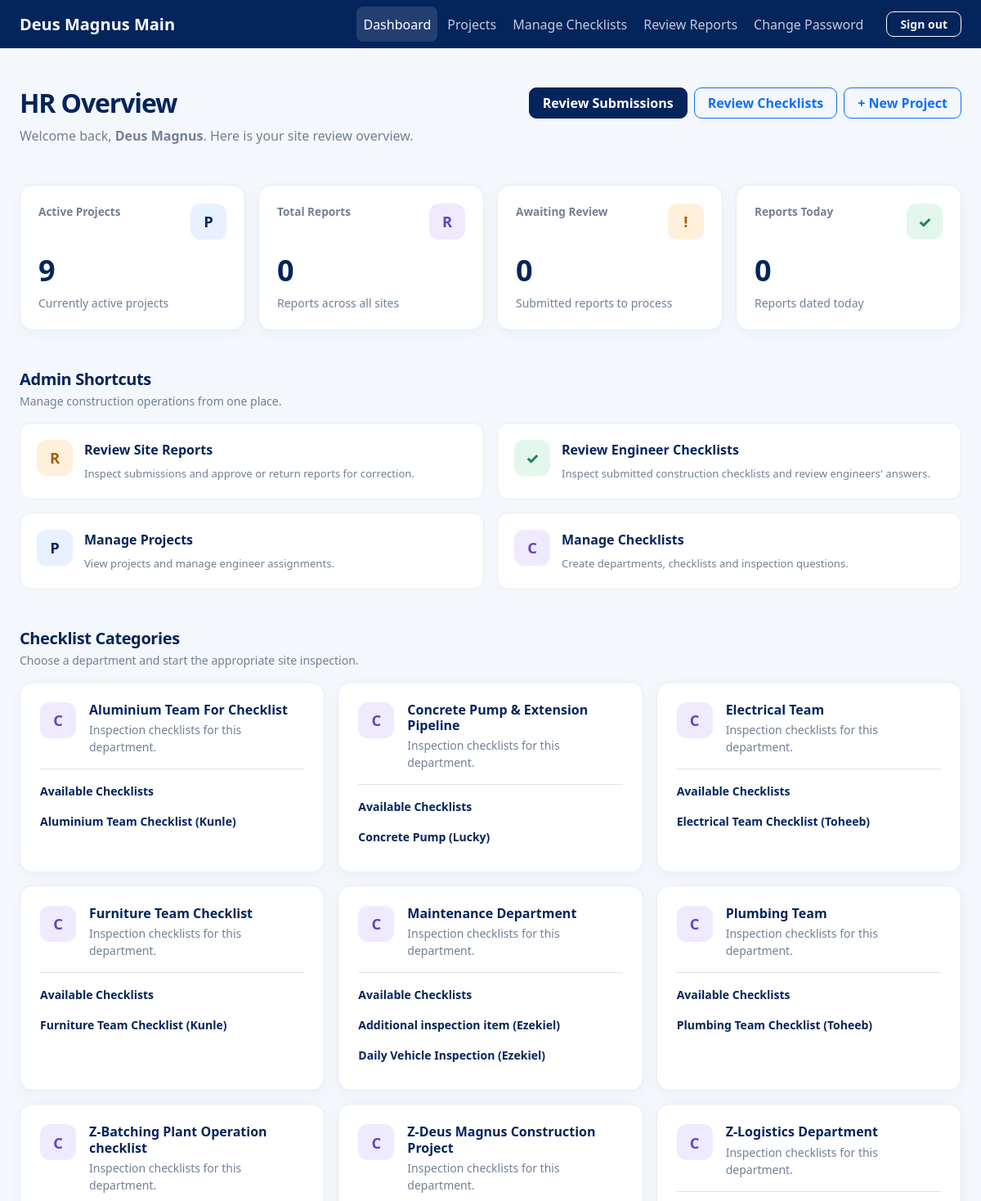
The page /site-checkbook/ (signed in, upper part) on the database its author committed.
### site_checkbook/models.py (models this page shows, shortened)
class Department(models.Model):
    name = models.CharField(max_length=150, unique=True)
    description = models.TextField(blank=True)
    is_active = models.BooleanField(default=True)
    created_at = models.DateTimeField(auto_now_add=True)
    class Meta:
        ordering = ["name"]

class Checklist(models.Model):
    department = models.ForeignKey(
        Department,
        on_delete=models.PROTECT,
        related_name="checklists",
    )
    title = models.CharField(max_length=200)
    description = models.TextField(blank=True)
    is_active = models.BooleanField(default=True)
    created_at = models.DateTimeField(auto_now_add=True)
    class Meta:
        ordering = ["department__name", "title"]

### site_checkbook/views.py (the view, shortened to what this page needs)
# urls.py: path("", views.dashboard, name="dashboard"),
@login_required
def dashboard(request):
    user = request.user
    reviewer = is_hr_reviewer(user)
    if reviewer:
        projects = Project.objects.filter(is_active=True)
        activities = SiteActivity.objects.select_related(
            "project",
            "engineer",
        )
    activities = activities.order_by(
        "-activity_date",
        "-created_at",
    )
    today = timezone.localdate()
    checklist_categories = (
        Department.objects
        .filter(
            is_active=True,
            checklists__is_active=True,
        )
        .distinct()
        .prefetch_related("checklists")
        .order_by("name")
    )
    my_checklist_submissions = (
        ChecklistSubmission.objects
        .filter(engineer=user)
        .select_related("checklist", "project")
        .order_by("-inspection_date", "-pk")[:10]
    )
    context = {
        "projects": projects,
        "activities": activities[:10],
        "total_projects": projects.count(),
        "total_activities": activities.count(),
        "pending_reviews": activities.filter(
            status="submitted",
        ).count(),
        "today_activities": activities.filter(
            activity_date=today,
        ).count(),
        "is_reviewer": reviewer,
        "can_manage_projects": can_manage_projects(user),
        "checklist_categories": checklist_categories,
        "my_checklist_submissions": my_checklist_submissions,
    }
    return render(
        request,
        "site_checkbook/dashboard.html",
        context,
    )

### site_checkbook/permissions.py (called while the page is built)
def can_manage_projects(user):
    if not user.is_authenticated:
        return False
    return (
        user.is_superuser
        or user.groups.filter(
            name__in=["HR", "Supervisors", "Project Managers"]
        ).exists()
    )

### site_checkbook/views.py (called while the page is built)
def is_hr_reviewer(user):
    return (
        user.is_authenticated
        and (
            user.is_superuser
            or user.groups.filter(name__in=["HR", "Supervisors"]).exists()
        )
    )

### templates/site_checkbook/dashboard.html (shortened to what this page needs)
<!DOCTYPE html>
<html lang="en">
<head>
    <link href="https://cdn.jsdelivr.net/npm/bootstrap@5.3.3/dist/css/bootstrap.min.css" rel="stylesheet">
</head>
<body>
<nav class="navbar navbar-expand-lg navbar-dark topbar">
    <div class="container-fluid page-wrap px-3 px-lg-4">
        <a class="navbar-brand d-flex align-items-center gap-2 fw-bold"
           href="{% url 'home' %}">
            <span>
                Deus Magnus Main
            </span>
        </a>
        <div class="collapse navbar-collapse" id="mainNavbar">
            <div class="navbar-nav ms-auto align-items-lg-center gap-lg-1 py-3 py-lg-0">
                <a class="nav-link active" href="{% url 'site_checkbook:dashboard' %}">Dashboard</a>
                {% if can_manage_projects %}
                    <a class="nav-link" href="{% url 'site_checkbook:project_list' %}">Projects</a>
                    <a class="nav-link" href="{% url 'site_checkbook:manage_checklists' %}">Manage Checklists</a>
                {% endif %}
                {% if is_reviewer %}
                    <a class="nav-link" href="{% url 'site_checkbook:review_queue' %}">Review Reports</a>
                {% endif %}
                <a class="nav-link" href="{% url 'site_checkbook:password_change' %}">
                    Change Password
                </a>
                <form method="post" action="{% url 'site_checkbook:logout' %}" class="ms-lg-3 mt-2 mt-lg-0">
                    <button type="submit" class="btn btn-sm btn-outline-light px-3">Sign out</button>
                </form>
            </div>
        </div>
    </div>
</nav>
<main class="container-fluid page-wrap px-3 px-lg-4 py-4 py-lg-5">
    <div class="d-flex flex-wrap justify-content-between align-items-start gap-3 mb-4 mb-lg-5">
        <div>
            <h1 class="page-title h2 mb-2">
                {% if is_reviewer %}HR Overview{% else %}Engineer Dashboard{% endif %}
            </h1>
            <p class="muted mb-0">
                Welcome back,
                <strong>{{ request.user.get_full_name|default:request.user.username }}</strong>.
                {% if is_reviewer %}
                    Here is your site review overview.
                {% else %}
                    Project activity and weekly reporting overview.
                {% endif %}
            </p>
        </div>
        <div class="d-flex flex-wrap gap-2">
            {% if is_reviewer %}
                <a href="{% url 'site_checkbook:review_queue' %}" class="btn btn-primary px-3">
                    Review Submissions
                </a>
                <a href="{% url 'site_checkbook:checklist_review_queue' %}" class="btn btn-outline-primary px-3">
                    Review Checklists
                </a>
                {% if can_manage_projects %}
                    <a href="{% url 'site_checkbook:create_project' %}" class="btn btn-outline-primary px-3">+ New Project</a>
                {% endif %}
            {% else %}
                <a href="{% url 'site_checkbook:create_activity' %}" class="btn btn-primary px-3">+ Submit Weekly Report</a>
                <a href="{% url 'site_checkbook:create_checklist' %}" class="btn btn-outline-primary px-3">Complete Checklist</a>
            {% endif %}
        </div>
    </div>
    <div class="row g-3 mb-4 mb-lg-5">
        <div class="col-6 col-xl-3">
            <div class="stat-card">
                <div class="d-flex justify-content-between align-items-start gap-2 mb-3">
                    <span class="stat-label">{% if can_manage_projects %}Active Projects{% else %}My Projects{% endif %}</span>
                    <span class="stat-icon icon-blue">P</span>
                </div>
                <div class="stat-value">{{ total_projects }}</div>
                <div class="small muted mt-2">{% if can_manage_projects %}Currently active projects{% else %}Projects assigned to you{% endif %}</div>
            </div>
        </div>
        <div class="col-6 col-xl-3">
            <div class="stat-card">
                <div class="d-flex justify-content-between align-items-start gap-2 mb-3">
                    <span class="stat-label">{% if is_reviewer %}Total Reports{% else %}My Reports{% endif %}</span>
                    <span class="stat-icon icon-purple">R</span>
                </div>
                <div class="stat-value">{{ total_activities }}</div>
                <div class="small muted mt-2">{% if is_reviewer %}Reports across all sites{% else %}Your recorded site activities{% endif %}</div>
            </div>
        </div>
        <div class="col-6 col-xl-3">
            <div class="stat-card">
                <div class="d-flex justify-content-between align-items-start gap-2 mb-3">
                    <span class="stat-label">{% if is_reviewer %}Awaiting Review{% else %}Pending Reviews{% endif %}</span>
                    <span class="stat-icon icon-orange">!</span>
                </div>
                <div class="stat-value">{{ pending_reviews }}</div>
                <div class="small muted mt-2">{% if is_reviewer %}Submitted reports to process{% else %}Reports awaiting review{% endif %}</div>
            </div>
        </div>
        <div class="col-6 col-xl-3">
            <div class="stat-card">
                <div class="d-flex justify-content-between align-items-start gap-2 mb-3">
                    <span class="stat-label">Reports Today</span>
                    <span class="stat-icon icon-green">✓</span>
                </div>
                <div class="stat-value">{{ today_activities }}</div>
                <div class="small muted mt-2">Reports dated today</div>
            </div>
        </div>
    </div>
    {% if is_reviewer %}
        <section class="mb-4 mb-lg-5">
            <div class="mb-3">
                <h2 class="section-title h5 mb-1">Admin Shortcuts</h2>
                <p class="section-subtitle mb-0">Manage construction operations from one place.</p>
            </div>
            <div class="row g-3">
                <div class="col-md-6">
                    <a class="quick-action" href="{% url 'site_checkbook:review_queue' %}">
                        <span class="stat-icon icon-orange">R</span>
                        <span>
                            <span class="quick-action-title d-block">Review Site Reports</span>
                            <span class="quick-action-description">Inspect submissions and approve or return reports for correction.</span>
                        </span>
                    </a>
                </div>
                <div class="col-md-6">
                    <a class="quick-action" href="{% url 'site_checkbook:checklist_review_queue' %}">
                        <span class="stat-icon icon-green">✓</span>
                        <span>
                            <span class="quick-action-title d-block">Review Engineer Checklists</span>
                            <span class="quick-action-description">Inspect submitted construction checklists and review engineers' answers.</span>
                        </span>
                    </a>
                </div>
                {% if can_manage_projects %}
                    <div class="col-md-6">
                        <a class="quick-action" href="{% url 'site_checkbook:project_list' %}">
                            <span class="stat-icon icon-blue">P</span>
                            <span>
                                <span class="quick-action-title d-block">Manage Projects</span>
                                <span class="quick-action-description">View projects and manage engineer assignments.</span>
                            </span>
                        </a>
                    </div>
                    <div class="col-md-6">
                        <a class="quick-action" href="{% url 'site_checkbook:manage_checklists' %}">
                            <span class="stat-icon icon-purple">C</span>
                            <span>
                                <span class="quick-action-title d-block">Manage Checklists</span>
                                <span class="quick-action-description">Create departments, checklists and inspection questions.</span>
                            </span>
                        </a>
                    </div>
                {% endif %}
            </div>
        </section>
    {% endif %}
    <section class="mb-4 mb-lg-5">
        <div class="d-flex flex-wrap justify-content-between align-items-start gap-3 mb-3">
            <div>
                <h2 class="section-title h5 mb-1">Checklist Categories</h2>
                <p class="section-subtitle mb-0">Choose a department and start the appropriate site inspection.</p>
            </div>
        </div>
        <div class="row g-3">
            {% for category in checklist_categories %}
                <div class="col-md-6 col-xl-4">
                    <div class="panel p-3 p-lg-4 h-100">
                        <div class="d-flex align-items-start gap-3 mb-3">
                            <span class="stat-icon icon-purple">C</span>
                            <div>
                                <h3 class="h6 fw-bold mb-1">{{ category.name }}</h3>
                                <p class="small muted mb-0">
                                    {% if category.description %}
                                        {{ category.description }}
                                    {% else %}
                                        Inspection checklists for this department.
                                    {% endif %}
                                </p>
                            </div>
                        </div>
                        <div class="border-top pt-3">
                            <div class="small fw-bold mb-2">Available Checklists</div>
                            {% for checklist in category.checklists.all %}
                                {% if checklist.is_active %}
                                    <div class="d-flex justify-content-between align-items-center gap-3 py-2">
                                        <div class="small fw-semibold">{{ checklist.title }}</div>
                                    </div>
                                {% endif %}
                            {% empty %}
                                <p class="small muted mb-0">No checklists are available in this category yet.</p>
                            {% endfor %}
                        </div>
                    </div>
                </div>
            {% endfor %}
        </div>
    </section>
</main>
</body>
</html>

### templates/site_checkbook/dashboard.html (style rules this page uses)
:root { --brand: #04245c; --brand-dark: #04245c; --page-bg: #f4f7fb; --text-main: #04245c; --text-muted: #718096; --border: #e7edf4; }
body { background: var(--page-bg); color: var(--text-main); font-family: system-ui, -apple-system, "Segoe UI", sans-serif; }
.topbar { background: var(--brand-dark); }
.navbar .nav-link { color: rgba(255,255,255,.76); padding: .6rem .8rem; border-radius: 8px; }
.navbar .nav-link:hover, .navbar .nav-link.active { color: #fff; background: rgba(255,255,255,.12); }
.page-wrap { max-width: 1500px; }
.page-title { font-weight: 800; letter-spacing: -.035em; }
.muted, .section-subtitle { color: var(--text-muted); }
.section-subtitle { font-size: .875rem; }
.panel, .stat-card { background: #fff; border: 1px solid var(--border); border-radius: 16px; box-shadow: 0 4px 18px rgba(23,55,89,.035); }
.stat-card { height: 100%; padding: 22px; transition: transform .18s ease, box-shadow .18s ease; }
.stat-label { font-size: .85rem; color: var(--text-muted); font-weight: 600; }
.stat-value { font-size: clamp(1.8rem, 3vw, 2.25rem); font-weight: 800; letter-spacing: -.05em; line-height: 1.2; }
.stat-icon { width: 44px; height: 44px; display: inline-flex; align-items: center; justify-content: center; border-radius: 12px; font-size: 1.15rem; font-weight: 800; flex-shrink: 0; }
.icon-blue { background: #e8f1ff; color: #04245c; }
.icon-green { background: #e3f7ec; color: #198754; }
.icon-orange { background: #fff0dc; color: #a75b00; }
.icon-purple { background: #f0eaff; color: #6741c5; }
.section-title { font-weight: 750; letter-spacing: -.02em; }
.btn { font-weight: 650; border-radius: 9px; }
.btn-primary { background: var(--brand); border-color: var(--brand); }
.quick-action { height: 100%; display: flex; align-items: flex-start; gap: 14px; padding: 20px; border: 1px solid var(--border); background: #fff; border-radius: 14px; color: inherit; text-decoration: none; transition: border-color .18s ease, transform .18s ease; }
.quick-action-title { font-weight: 750; margin-bottom: 4px; }
.quick-action-description { font-size: .82rem; color: var(--text-muted); margin: 0; }

### rows shown on the page
Department: name "Aluminium Team For Checklist", shows "Inspection checklists for this department."
Checklist: title "Aluminium Team Checklist (Kunle)"
Department: name "Concrete Pump & Extension Pipeline", shows "Inspection checklists for this department."
Checklist: title "Concrete Pump (Lucky)"
Department: name "Electrical Team", shows "Inspection checklists for this department."
Checklist: title "Electrical Team Checklist (Toheeb)"
Department: name "Furniture Team Checklist", shows "Inspection checklists for this department."
Checklist: title "Furniture Team Checklist (Kunle)"
Department: name "Maintenance Department", shows "Inspection checklists for this department."
Checklist: title "Additional inspection item (Ezekiel)"
Checklist: title "Daily Vehicle Inspection (Ezekiel)"
Department: name "Plumbing Team", shows "Inspection checklists for this department."
Checklist: title "Plumbing Team Checklist (Toheeb)"
Department: name "Z-Batching Plant Operation checklist", shows "Inspection checklists for this department."
Department: name "Z-Deus Magnus Construction Project", shows "Inspection checklists for this department."
Department: name "Z-Logistics Department", shows "Inspection checklists for this department."

### other values the page prints
{{ request.user.get_full_name|default:request.user.username }} "Deus Magnus"
{{ total_projects }} "9"
{{ total_activities }} "0"
{{ pending_reviews }} "0"
{{ today_activities }} "0"
